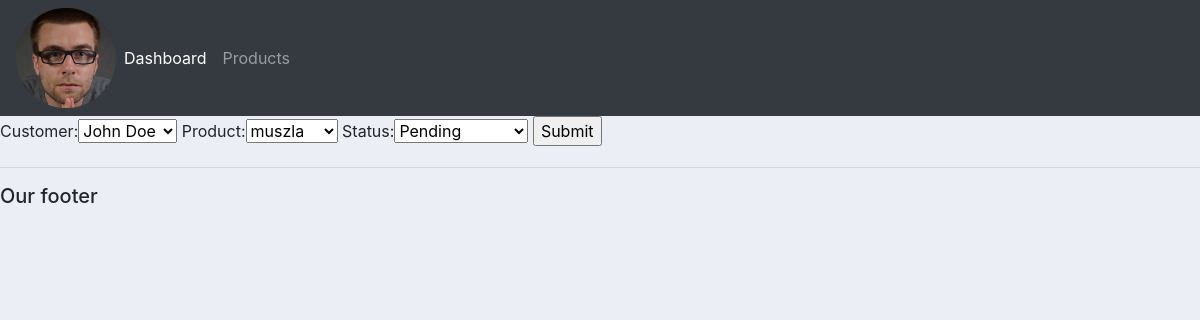
The page /update_order/2/ on the database its author committed.
### accounts/models.py (models this page shows, shortened)
class Order(models.Model):
    STATUS = (
        ("Pending", "Pending"),
        ("Out of delivery", "Out of delivery"),
        ("Delivered", "Delivered"),
    )
    customer = models.ForeignKey(Customer, null=True, on_delete=models.SET_NULL)
    product = models.ForeignKey(Product, null=True, on_delete=models.SET_NULL)
    date_created = models.DateTimeField(auto_now_add=True, null=True)
    status = models.CharField(max_length=200, null=True, choices=STATUS)

### accounts/views.py (the view)
# urls.py: path('update_order/<str:pk>/', views.update_order, name='update_order'),
def update_order(request, pk):
    order = Order.objects.get(id=pk)
    form = OrderForm(instance=order)
    if request.method == "POST":
        form = OrderForm(request.POST, instance=order)
        if form.is_valid():
            form.save()
            return redirect('/')
    context = {'form': form}
    return render(request, 'accounts/order_form.html', context)

### accounts/forms.py
class OrderForm(ModelForm):
    class Meta:
        model = Order
        fields = '__all__'

### accounts/models.py (called while the page is built)
    def __str__(self):
        return self.name

    def __str__(self):
        return self.name

### accounts/templates/accounts/order_form.html (shortened to what this page needs)
{% extends 'accounts/main.html' %}
{% load static %}
{% block content %}
<form action="" method="POST">
    {{ form }}
    <input type="submit" name="Submit">
</form>
{% endblock %}

### static/css/main.css (style rules this page uses)
body { background-color: #ebeff5; }

### rows shown on the page
Order: customer "John Doe", product "muszla", status "Pending"
